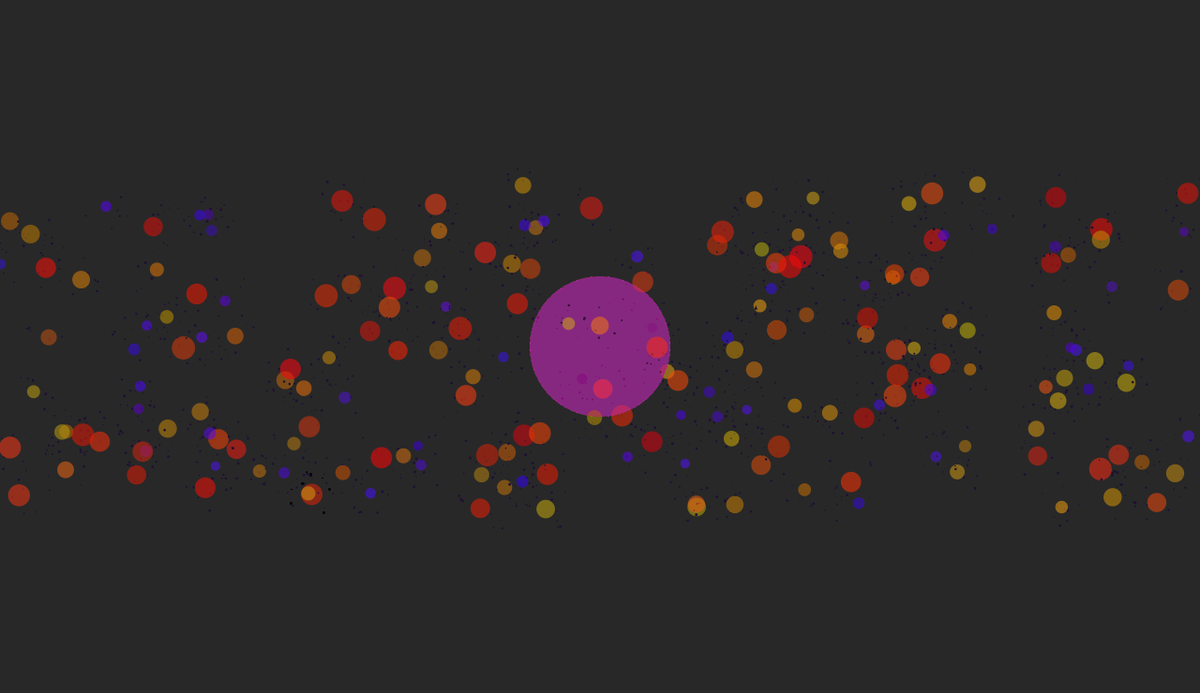
Frame 1 (no input)
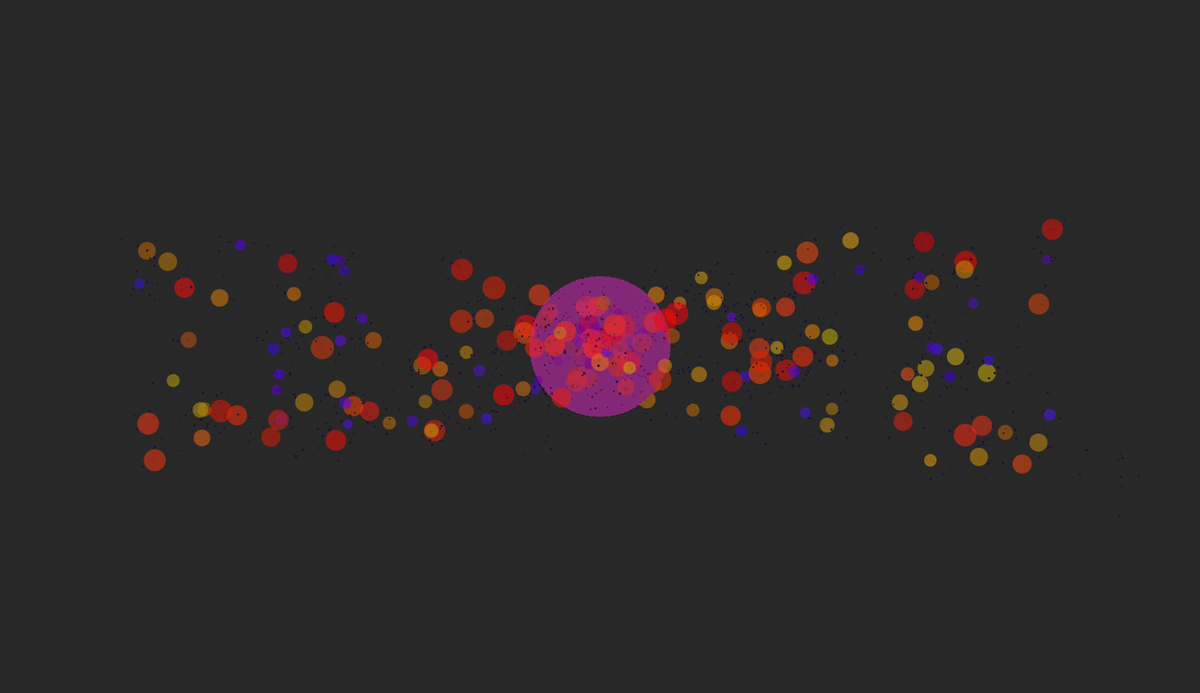
Frame 60 (the mouse pressed at the canvas centre just before this capture)
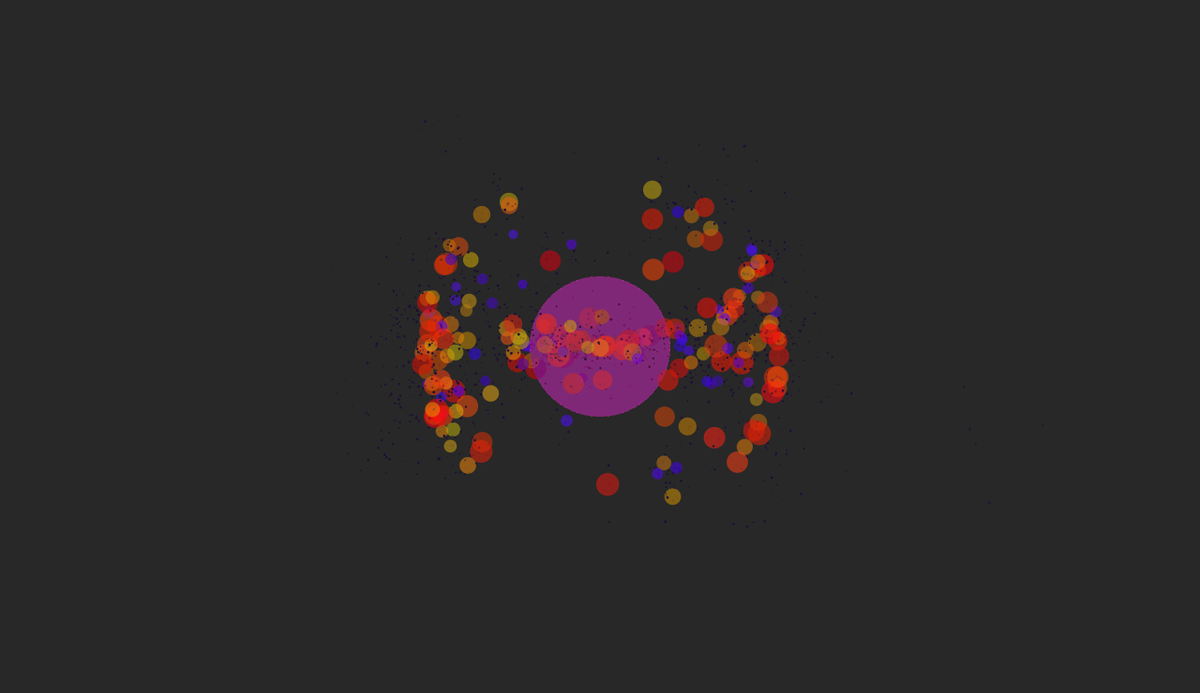
Frame 120 (the mouse held since frame 60 and released just before this capture)

The Processing sketch that drew these frames (run headless with seeded random() and noise(); from frame 60 on, the mouse is pressed at the canvas centre):

// Processing sketch: force
// ── force.pde
SMBH o;
Star[] stars = new Star[200];
Planet[][] planets = new Planet[stars.length][int(random(5, 16))]; 

float g = 9.8;

void setup() {
  
  size(1280,740);
  
   o = new SMBH(100000, width/2, height/2);
   
   for (int i = 0; i < stars.length; i++) {
     float w = random(width);    //width/2+random(-500, 500);
     float h = height/2+random(-175, 175);
     stars[i] = new Star(random(5, 100), w, h);
     
     for (int j = 0; j < planets[i].length; j++) {
       planets[i][j] = new Planet(random(0.1, 1), w+random(-25, 25), h+random(-25, 25)); 
    }
  }
}

void draw() {
  background(40);

  for (int i = 0; i < stars.length; i++) {
    for (int j = 0; j < stars.length; j++) {
      if (i != j) {
        PVector f1 = o.attract(stars[i]);
        PVector f2 = stars[j].attract(stars[i]);
        stars[i].applyForce(f1);
        stars[i].applyForce(f2);
      }
    }
    
    for (int m = 0; m < planets[i].length; m++) {
      for (int n = 0; n < planets[i].length; n++) {
        if (m != n) {
          PVector f3 = stars[i].attract(planets[i][m]);
          //PVector f4 = planets[i][n].attract(planets[i][m]);
          planets[i][m].applyForce(f3);
          //planets[i][m].applyForce(f4);
      }
    }
    planets[i][m].update();
    planets[i][m].display();
    
    }
    stars[i].update();
    stars[i].display();
    o.display();
  }
}
// ── Planet.pde
class Planet {

  PVector position;
  PVector velocity;
  PVector acceleration;
  float mass;
  float size;

  Planet(float m, float x, float y) {
    mass = m;
    position = new PVector(x, y);
    velocity = new PVector(0, 0);
    acceleration = new PVector(0, 0);
    size = random(0.1, 3);
  }

  void applyForce(PVector force) {
    PVector f = PVector.div(force, mass);
    acceleration.add(f);
  }

  void update() {
    velocity.add(acceleration);
    position.add(velocity);
    acceleration.mult(0);
  }
  
  void display() {
    //stroke(0);
    //strokeWeight(2);
    //fill(random(255), random(155), random(255));
    fill(30, 16, 50);
    ellipse(position.x, position.y, size, size);
  }

  PVector attract(Planet m) {
    PVector force = PVector.sub(position, m.position);             // Calculate direction of force
    float distance = force.mag();                                 // Distance between objects
    distance = constrain(distance, 10.0, 100.0);                             // Limiting the distance to eliminate "extreme" results for very close or very far objects
    force.normalize();                                            // Normalize vector (distance doesn't matter here, we just want this vector for direction

    float strength = (g * mass * m.mass) / (distance * distance); // Calculate gravitional force magnitude
    force.mult(strength);                                         // Get force vector --> magnitude * direction
    return force;
  }


}
// ── SMBH.pde
class SMBH {

  PVector position;
  float mass;
  float size;

  SMBH(float m, float x, float y) {
    mass = m;
    position = new PVector(x, y);
    size = 150;
  }

  void display() {
    noStroke();
    //strokeWeight(2);
    //fill(random(200, 255), random(155, 255), random(200, 255), 50);
    fill(random(100,240), random(20), random(50,180), 3);
    ellipse(position.x, position.y, size, size);
  }

  PVector attract(Star m) {
    PVector force = PVector.sub(position, m.position);             // Calculate direction of force
    float distance = force.mag();                                 // Distance between objects
    distance = constrain(distance, 50000, 100000);                             // Limiting the distance to eliminate "extreme" results for very close or very far objects
    force.normalize();                                            // Normalize vector (distance doesn't matter here, we just want this vector for direction

    float strength = (g * mass * m.mass) / (distance * distance); // Calculate gravitional force magnitude
    force.mult(strength);                                         // Get force vector --> magnitude * direction
    return force;
  }
}
// ── Star.pde
class Star {
 
  PVector position;
  PVector velocity;
  PVector acceleration;
  float mass;
  float size;
  color c;
  
  Star(float m, float x, float y) {
    mass = m;
    position = new PVector(x, y);
    velocity = new PVector(0, 0);
    acceleration = new PVector(0, 0);
    size = random(10, 25);
    if (size < 13) 
      c = color(random(50, 100), random(20), random(180,255));
    else if (size < 20)
      c = color(random(180, 240), random(80, 180), random(20));
    else 
      c = color(random(210, 255), random(80), random(20)); 
  }
  
  void applyForce(PVector force) {
    PVector f = PVector.div(force, mass);
    acceleration.add(f);
  }

  void update() {
    velocity.add(acceleration);
    position.add(velocity);
    acceleration.mult(0);
  }

  void display() {
    noStroke();
    //strokeWeight(2);
    //fill(random(250), random(155), random(20), 50);
    fill(c, 140);
    ellipse(position.x, position.y, size, size);
  }

  PVector attract(Star m) {
    PVector force = PVector.sub(position, m.position);             // Calculate direction of force
    float distance = force.mag();                                 // Distance between objects
    distance = constrain(distance, 5000, 10000);                             // Limiting the distance to eliminate "extreme" results for very close or very far objects
    force.normalize();                                            // Normalize vector (distance doesn't matter here, we just want this vector for direction

    float strength = (g * mass * m.mass) / (distance * distance); // Calculate gravitional force magnitude
    force.mult(strength);                                         // Get force vector --> magnitude * direction
    return force;
  }
  
  PVector attract(Planet p) {
    PVector force = PVector.sub(position, p.position);             // Calculate direction of force
    float distance = force.mag();                                 // Distance between objects
    distance = constrain(distance, 100, 500);                             // Limiting the distance to eliminate "extreme" results for very close or very far objects
    force.normalize();                                            // Normalize vector (distance doesn't matter here, we just want this vector for direction

    float strength = (g * mass * p.mass) / (distance * distance); // Calculate gravitional force magnitude
    force.mult(strength);                                         // Get force vector --> magnitude * direction
    return force;
  }
}
